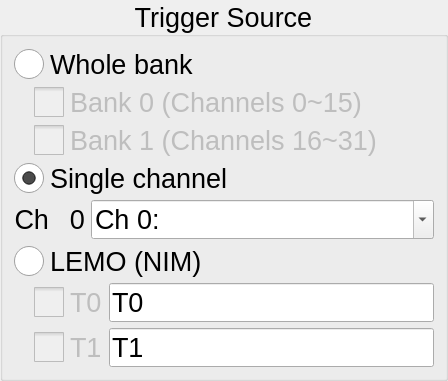
           <widget class="QGroupBox" name="GB_groupControl">
            <property name="font">
             <font>
              <pointsize>20</pointsize>
             </font>
            </property>
            <property name="title">
             <string>Trigger Source</string>
            </property>
            <property name="alignment">
             <set>Qt::AlignCenter</set>
            </property>
            <layout class="QVBoxLayout" name="verticalLayout_3" stretch="0,0,0,0,0,0">
             <item>
              <widget class="QRadioButton" name="RB_TS_WB">
               <property name="styleSheet">
                <string notr="true">QRadioButton::indicator { width: 30px; height: 30px; }</string>
               </property>
               <property name="text">
                <string>Whole bank</string>
               </property>
               <attribute name="buttonGroup">
                <string notr="true">buttonGroup</string>
               </attribute>
              </widget>
             </item>
             <item>
              <layout class="QHBoxLayout" name="horizontalLayout">
               <item>
                <spacer name="horizontalSpacer">
                 <property name="orientation">
                  <enum>Qt::Horizontal</enum>
                 </property>
                 <property name="sizeType">
                  <enum>QSizePolicy::Fixed</enum>
                 </property>
                 <property name="sizeHint" stdset="0">
                  <size>
                   <width>20</width>
                   <height>20</height>
                  </size>
                 </property>
                </spacer>
               </item>
               <item>
                <layout class="QVBoxLayout" name="verticalLayout_4">
                 <item>
                  <widget class="QCheckBox" name="CB_TS_B0">
                   <property name="enabled">
                    <bool>false</bool>
                   </property>
                   <property name="minimumSize">
                    <size>
                     <width>400</width>
                     <height>0</height>
                    </size>
                   </property>
                   <property name="font">
                    <font>
                     <pointsize>20</pointsize>
                    </font>
                   </property>
                   <property name="styleSheet">
                    <string notr="true">QCheckBox::indicator { width: 30px; height: 30px; }</string>
                   </property>
                   <property name="text">
                    <string>Bank 0 (Channels 0~15)</string>
                   </property>
                  </widget>
                 </item>
                 <item>
                  <widget class="QCheckBox" name="CB_TS_B1">
                   <property name="enabled">
                    <bool>false</bool>
                   </property>
                   <property name="minimumSize">
                    <size>
                     <width>400</width>
                     <height>0</height>
                    </size>
                   </property>
                   <property name="font">
                    <font>
                     <pointsize>20</pointsize>
                    </font>
                   </property>
                   <property name="styleSheet">
                    <string notr="true">QCheckBox::indicator { width: 30px; height: 30px; }</string>
                   </property>
                   <property name="text">
                    <string>Bank 1 (Channels 16~31)</string>
                   </property>
                  </widget>
                 </item>
                </layout>
               </item>
              </layout>
             </item>
             <item>
              <widget class="QRadioButton" name="RB_TS_SC">
               <property name="styleSheet">
                <string notr="true">QRadioButton::indicator { width: 30px; height: 30px; }</string>
               </property>
               <property name="text">
                <string>Single channel</string>
               </property>
               <property name="checked">
                <bool>true</bool>
               </property>
               <attribute name="buttonGroup">
                <string notr="true">buttonGroup</string>
               </attribute>
              </widget>
             </item>
             <item>
              <layout class="QHBoxLayout" name="horizontalLayout_6">
               <item>
                <widget class="QLabel" name="label">
                 <property name="maximumSize">
                  <size>
                   <width>35</width>
                   <height>16777215</height>
                  </size>
                 </property>
                 <property name="text">
                  <string>Ch</string>
                 </property>
                 <property name="alignment">
                  <set>Qt::AlignRight|Qt::AlignTrailing|Qt::AlignVCenter</set>
                 </property>
                </widget>
               </item>
               <item>
                <widget class="QLabel" name="LB_TS_SC_INDEX">
                 <property name="maximumSize">
                  <size>
                   <width>30</width>
                   <height>16777215</height>
                  </size>
                 </property>
                 <property name="layoutDirection">
                  <enum>Qt::LeftToRight</enum>
                 </property>
                 <property name="text">
                  <string>0</string>
                 </property>
                 <property name="alignment">
                  <set>Qt::AlignRight|Qt::AlignTrailing|Qt::AlignVCenter</set>
                 </property>
                </widget>
               </item>
               <item>
                <widget class="QComboBox" name="CB_TS_SC">
                 <property name="enabled">
                  <bool>true</bool>
                 </property>
                 <property name="editable">
                  <bool>true</bool>
                 </property>
                 <property name="maxCount">
                  <number>32</number>
                 </property>
                 <property name="insertPolicy">
                  <enum>QComboBox::InsertAtCurrent</enum>
                 </property>
                 <item>
                  <property name="text">
                   <string>Ch 0:</string>
                  </property>
                 </item>
                 <item>
                  <property name="text">
                   <string>Ch 1:</string>
                  </property>
                 </item>
                 <item>
                  <property name="text">
                   <string>Ch 2:</string>
                  </property>
                 </item>
                 <item>
                  <property name="text">
                   <string>Ch 3:</string>
                  </property>
                 </item>
                 <item>
                  <property name="text">
                   <string>Ch 4:</string>
                  </property>
                 </item>
                 <item>
                  <property name="text">
                   <string>Ch 5:</string>
                  </property>
                 </item>
                 <item>
                  <property name="text">
                   <string>Ch 6:</string>
                  </property>
                 </item>
                 <item>
                  <property name="text">
                   <string>Ch 7:</string>
                  </property>
                 </item>
                 <item>
                  <property name="text">
                   <string>Ch 8:</string>
                  </property>
                 </item>
                 <item>
                  <property name="text">
                   <string>Ch 9:</string>
                  </property>
                 </item>
                 <item>
                  <property name="text">
                   <string>Ch 10:</string>
                  </property>
                 </item>
                 <item>
                  <property name="text">
                   <string>Ch 11:</string>
                  </property>
                 </item>
                 <item>
                  <property name="text">
                   <string>Ch 12:</string>
                  </property>
                 </item>
                 <item>
                  <property name="text">
                   <string>Ch 13:</string>
                  </property>
                 </item>
                 <item>
                  <property name="text">
                   <string>Ch 14:</string>
                  </property>
                 </item>
                 <item>
                  <property name="text">
                   <string>Ch 15:</string>
                  </property>
                 </item>
                 <item>
                  <property name="text">
                   <string>Ch 16:</string>
                  </property>
                 </item>
                 <item>
                  <property name="text">
                   <string>Ch 17:</string>
                  </property>
                 </item>
                 <item>
                  <property name="text">
                   <string>Ch 18:</string>
                  </property>
                 </item>
                 <item>
                  <property name="text">
                   <string>Ch 19:</string>
                  </property>
                 </item>
                 <item>
                  <property name="text">
                   <string>Ch 20:</string>
                  </property>
                 </item>
                 <item>
                  <property name="text">
                   <string>Ch 21:</string>
                  </property>
                 </item>
                 <item>
                  <property name="text">
                   <string>Ch 22:</string>
                  </property>
                 </item>
                 <item>
                  <property name="text">
                   <string>Ch 23:</string>
                  </property>
                 </item>
                 <item>
                  <property name="text">
                   <string>Ch 24:</string>
                  </property>
                 </item>
                 <item>
                  <property name="text">
                   <string>Ch 25:</string>
                  </property>
                 </item>
                 <item>
                  <property name="text">
                   <string>Ch 26:</string>
                  </property>
                 </item>
                 <item>
                  <property name="text">
                   <string>Ch 27:</string>
                  </property>
                 </item>
                 <item>
                  <property name="text">
                   <string>Ch 28:</string>
                  </property>
                 </item>
                 <item>
                  <property name="text">
                   <string>Ch 29:</string>
                  </property>
                 </item>
                 <item>
                  <property name="text">
                   <string>Ch 30:</string>
                  </property>
                 </item>
                 <item>
                  <property name="text">
                   <string>Ch 31:</string>
                  </property>
                 </item>
                </widget>
               </item>
              </layout>
             </item>
             <item>
              <widget class="QRadioButton" name="RB_TS_LEMO">
               <property name="font">
                <font>
                 <pointsize>20</pointsize>
                </font>
               </property>
               <property name="styleSheet">
                <string notr="true">QRadioButton::indicator { width: 30px; height: 30px; }</string>
               </property>
               <property name="text">
                <string>LEMO (NIM)</string>
               </property>
               <attribute name="buttonGroup">
                <string notr="true">buttonGroup</string>
               </attribute>
              </widget>
             </item>
             <item>
              <layout class="QHBoxLayout" name="horizontalLayout_5">
               <item>
                <spacer name="horizontalSpacer_3">
                 <property name="orientation">
                  <enum>Qt::Horizontal</enum>
                 </property>
                 <property name="sizeType">
                  <enum>QSizePolicy::Fixed</enum>
                 </property>
                 <property name="sizeHint" stdset="0">
                  <size>
                   <width>20</width>
                   <height>20</height>
                  </size>
                 </property>
                </spacer>
               </item>
               <item>
                <layout class="QGridLayout" name="gridLayout_2">
                 <item row="0" column="0">
                  <widget class="QCheckBox" name="CB_TS_T0">
                   <property name="enabled">
                    <bool>false</bool>
                   </property>
                   <property name="font">
                    <font>
                     <pointsize>20</pointsize>
                    </font>
                   </property>
                   <property name="styleSheet">
                    <string notr="true">QCheckBox::indicator { width: 30px; height: 30px; }</string>
                   </property>
                   <property name="text">
                    <string>T0</string>
                   </property>
                  </widget>
                 </item>
                 <item row="1" column="0">
                  <widget class="QCheckBox" name="CB_TS_T1">
                   <property name="enabled">
                    <bool>false</bool>
                   </property>
                   <property name="font">
                    <font>
                     <pointsize>20</pointsize>
                    </font>
                   </property>
                   <property name="styleSheet">
                    <string notr="true">QCheckBox::indicator { width: 30px; height: 30px; }</string>
                   </property>
                   <property name="text">
                    <string>T1</string>
                   </property>
                  </widget>
                 </item>
                 <item row="1" column="1">
                  <widget class="QLineEdit" name="LE_TS_T1">
                   <property name="text">
                    <string>T1</string>
                   </property>
                  </widget>
                 </item>
                 <item row="0" column="1">
                  <widget class="QLineEdit" name="LE_TS_T0">
                   <property name="text">
                    <string>T0</string>
                   </property>
                  </widget>
                 </item>
                </layout>
               </item>
              </layout>
             </item>
            </layout>
           </widget>
